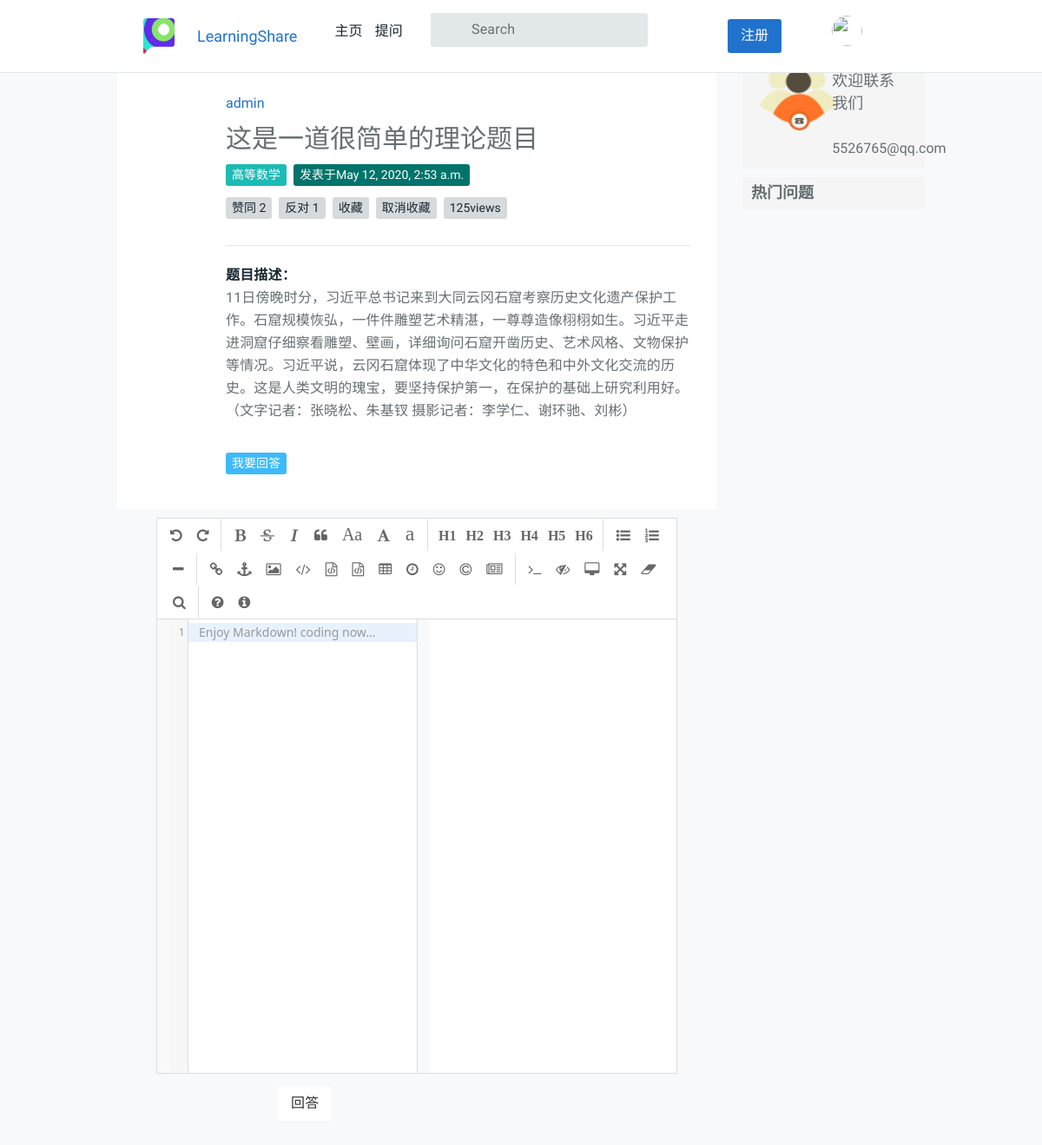
/answer/answer/9/ (signed in), run on the app's committed database.
### QuestionApp/models.py (models this page shows, shortened)
class Question(models.Model):
    user = models.ForeignKey(User, verbose_name='提问者', related_name='questions',on_delete=models.CASCADE)
    questionTitle = models.CharField('问题标题', max_length=40, unique=True,blank=False)
    questionCategory = models.ForeignKey('CategoryApp.Category', verbose_name='板块名称', on_delete=models.CASCADE)
    questionDescription = models.TextField('详细描述')
    created=models.DateTimeField(default=timezone.now,verbose_name='发布日期')
    publishDate = models.DateTimeField(auto_now=True, verbose_name='更新日期')
    goodNum = models.IntegerField(default=0,verbose_name='赞数')
    badNum = models.IntegerField(default=0, verbose_name='反对数')
    grade = models.IntegerField(default=0, verbose_name='综合质量')
    collect = models.ManyToManyField(User, related_name='collect_question', verbose_name='收藏',blank=True)
    users_like = models.ManyToManyField(User, related_name="questions_like", blank=True)
    users_unlike = models.ManyToManyField(User, related_name="questions_unlike", blank=True)
    views = models.IntegerField(default=0, verbose_name="阅读次数")

### CategoryApp/models.py (models this page shows)
class Category(models.Model):
    name = models.CharField(max_length=20, unique=True, verbose_name='分组名称')
    number = models.IntegerField(unique=True, verbose_name='分组序号')
    def __str__(self):
        return self.name

### AnswerApp/views.py (the view, shortened to what this page needs)
# urls.py: path('answer/<int:question_id>/', views.answer, name='answer_question'),
@login_required(login_url='/account/login/')
def answer(request, question_id):
    user = User.objects.get(id=request.user.id)
    print(user.collect_answer.all())
    question = get_object_or_404(Question, id=question_id)
    if request.method == 'GET':
        answer_form = AnswerForm()
        return render(request, "question/answer.html",
                      {'answer_form': answer_form, 'question': question})

### AnswerApp/forms.py
class AnswerForm(forms.Form):
    class Meta:
        model = AnswerModel
        fields = ("question", "answer_text")

### templates/question/answer.html (shortened to what this page needs)
{% extends "question/content.html" %}
{% load static %}
{% block answer %}
<link rel="stylesheet" href="{% static 'editor/css/style.css' %}">
<link rel="stylesheet" href="{% static 'editor/css/editormd.css' %}">
<form class="form-horizontal" action="." method="post">{% csrf_token %}
    <div class="row" style="margin-top: 10px;">
            <div id="editormd" class="col-md-10 text-left">
            </div>
    </div>
    <div class="row">
        <button class="btn btn-default" type="submit" class="btn btn-default" style="margin-left:200px">回答</button>
    </div>
</form>
{% endblock %}

### templates/question/content.html (shortened to what this page needs)
{% extends "index.html" %}
{% load markdown_extras %}
{% load static %}
{% block content %}
<div class="col-sm-9">
    <div class="tt-single-topic-list">
        <div class="tt-item">
            <div class="tt-single-topic">
                <div class="tt-item-header">
                    <div class="tt-item-info info-top">
                        <div class="tt-avater-title">
                            <a href="#">{{ question.user }}</a>
                        </div>
                        <a href="#" class="tt-info-time">
                            <i class="tt-icon"><svg>
                                    <use xlink:href="#icon-time"></use>
                                </svg></i>{{timezone.now}}
                        </a>
                    </div>
                    <h1 class="tt-item-title">
                        <h2>{{ question.questionTitle }}</h2>
                    </h1>
                    <div class="tt-item-tag">
                        <ul class="tt-list-badge">
                            <li><a href="#"><span class="tt-color07 tt-badge">{{ question.questionCategory }}</span></a>
                            </li>
                            <li><a href="#"><span class="tt-color09 tt-badge">发表于{{ question.created }}</span></a>
                            </li>
                        </ul>
                    </div>
                    <div class="tt-item-tag">
                        <ul class="tt-list-badge">
                            <li><a id="like-it" href="{% url 'question:like_question' id=question.id action='like'%}">
                                    <span class="tt-badge">赞同 {{ question.users_like.count }}</span></a></li>
                            <li><a id="unlike-it"
                                    href="{% url 'question:like_question' id=question.id action='unlike'%}">
                                    <span class="tt-badge">反对 {{ question.users_unlike.count }}</span></a></li>
                            <li><a href="{% url 'question:collect_question' id=question.id action='收藏' %}">
                                    <span class="tt-badge">收藏</span></a></li>
                            <li><a href="{% url 'question:cancel_collect_question' id=question.id action='取消收藏' %}">
                                    <span class="tt-badge">取消收藏</span></a></li>
                         <li><a  href="#"><span class="tt-badge"> {{ question.views }}view{{ question.views|pluralize }}
                                    </span></a></li>
                        </ul>
                    </div>
                </div>
                <div class="tt-item-description">
                    <h6 class="tt-title">题目描述：</h6>
                    <p>{{ question.questionDescription }}</p>
                </div>
                <div class="tt-item-info info-bottom">
                    <div class="tt-item-tag">
                        <ul class="tt-list-badge">
                            <li><a href="{% url 'answer:answer_question' question_id=question.id%}">
                                    <span class="tt-color03 tt-badge">我要回答</span></a></li>
                        </ul>
                    </div>
                </div>
            </div>
        </div>
        {% block answer %}{% endblock %}
    </div>
</div>
{% endblock %}

### data on the page
Question: user "admin", questionTitle "这是一道很简单的理论题目", questionCategory "高等数学", created "May 12, 2020, 2:53 a.m.", users_like.count "2", users_unlike.count "1", views "125", questionDescription "11日傍晚时分，习近平总书记来到大同云冈石窟考察历史文化遗产保护工作。石窟规模恢弘，一件件雕塑艺术精湛，一尊尊造像栩栩如生。习近平走进洞窟仔细察看雕塑、壁画，详细询问石窟开凿历史、艺术风格、文物保护等情况。习近平说，云冈石窟体现了中华文化的特色和中外文化交流的历史。这是人类文明的瑰宝，要坚持保护第一，在保护的基础上研究利用好。（文字记者：张晓松、朱基钗 摄影记者：李学仁、谢环驰、刘彬）"
